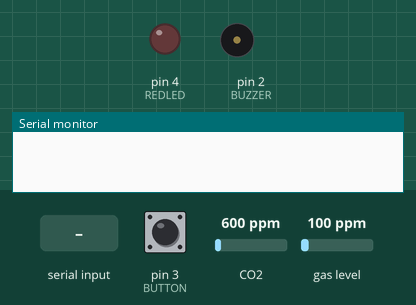
Simulated run of this sketch. Board: Arduino Uno, built with avr-gcc and run on an emulated ATmega328P. Shown: output pins drawn as LEDs (lit = HIGH), buzzer (waves = sounding), the last lines printed to the serial monitor. Dashed ring = blinking. The inputs (shaded band) are chosen by the test bench; at power-on: pin 3 (BUTTON) LOW, CO2 600 ppm, gas level 100 ppm.

Above: at 1.2 s.
1.3 s: pin 3 (BUTTON) pulled HIGH for 0.15 s
At 1.42 s:
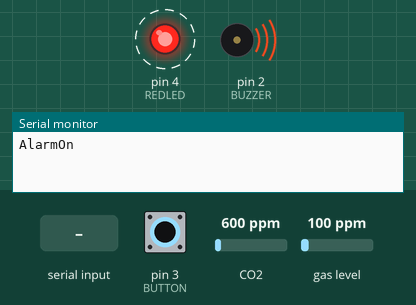
4.3 s: "R- Alarm off\n" received over Serial
At 5.4 s:
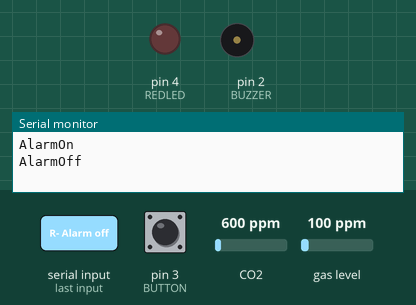
5.8 s: "killBurglar\n" received over Serial
Timing chart, 0 to 13.3 s (numbered marks = the images above; inputs shaded):
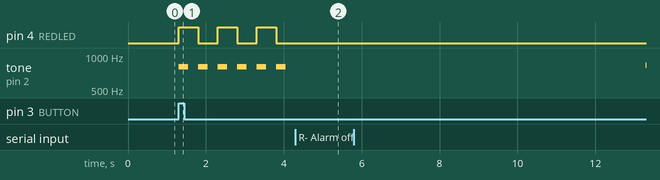

The sketch:

StudentHouse_-_Fire_Alarm.ino
```cpp
#include "Adafruit_CCS811.h"
Adafruit_CCS811 ccs;

const int REDLED = 4;
const int BUZZER = 2;
const int BUTTON = 3;
const int INTERVAL4 = 4;
const int INTERVAL10 = 10;
const int INTERVAL500 = 500;
const int INTERVAL3000 = 3000;
const int INTERVAL60000 = 6000;

unsigned long previousTTime = 0;
unsigned long previousATime = 0;
unsigned long previousMTime = 0;
unsigned long previousPTime = 0;
unsigned long previousBTime = 0;

bool isAlarmOn = false;
bool isManualAlarmOn;
bool printOnce = true;
bool printAlarmOnce = false;
bool putAlarmOn = true;
bool isBurglarAlarmOn = false;
bool isUnder1300 = true;
int lastButtonAlarmState = LOW;
int redledState = LOW;
int redledAState = LOW;
int frequency = 700;


void setup() {
  Serial.begin(9600);
  pinMode (REDLED, OUTPUT);
  pinMode (BUTTON, INPUT);
  pinMode (BUZZER, OUTPUT);
  if (!ccs.begin()) {
    Serial.println("Failed to start sensor! Check the wiring.");
  }
}

void loop() {
  unsigned long currentTime = millis();

  int CO2 = ccs.geteCO2();
  int TVOC = ccs.getTVOC();
  if (ccs.available()) {
    if (!ccs.readData()) {
    }
  }

  String line;
  if (Serial.available())
  {
    line = Serial.readStringUntil('\n'); //Read message sent from the serialport
    if (line == "R- Alarm on") {
      putAlarmOn = true;
    }
    else if (line == "R- Alarm off") {
      putAlarmOn = false;
      isBurglarAlarmOn = false;
      digitalWrite(REDLED, LOW);
      noTone(BUZZER);
      frequency = 700;
    }
    else if (line == "killBurglar") {
      isBurglarAlarmOn = true;
    }
  }

  if (putAlarmOn) { //Switch alarmstate if boolean is switched
    Alarm();
    ManualAlarm();
  } else {
    isManualAlarmOn = false;
    isAlarmOn = false;
  }

  if (isBurglarAlarmOn)  {
    if (currentTime - previousBTime > INTERVAL4) //Make Red LED blink
    {
      BurglarAlarm();
      previousBTime = currentTime;
    }
  }

  if (isManualAlarmOn == true) {
    if (currentTime - previousTTime > INTERVAL500) //Make Red LED blink
    {
      AlarmSound();
      previousTTime = currentTime;
    }
  }

  if (isAlarmOn || isManualAlarmOn) //Print message if alarm is on
  {
    if (printOnce) {
      Serial.println("AlarmOn");
      printOnce = false;
    }
  }

  if (!isManualAlarmOn && !isAlarmOn) //Print message if alarm is off
  {
    if (!printOnce) {
      if (currentTime - previousPTime > INTERVAL3000)
      {
        Serial.println("AlarmOff");
        printOnce = true;
        previousPTime = currentTime;
      }
    }
    digitalWrite(REDLED, LOW);
  }

}


void Alarm() //If sensor senses to much CO2 particles
{
  unsigned long currentTime = millis();
  int CO2 = ccs.geteCO2();
  if (CO2 >= 10000) //Execute only if CO2 levels are high
  {
    isAlarmOn = true;
    if (currentTime - previousATime > INTERVAL500) //Make Red LED blink
    {
      AlarmSound();
      previousATime = currentTime;
    }
  } else
  {
    isAlarmOn = false;
  }
}


void ManualAlarm()
{
  unsigned long currentTime = millis();
  int button2State = digitalRead(BUTTON); //Turn on alarm manually
  if (button2State != lastButtonAlarmState)
  {
    if (button2State == HIGH && !isAlarmOn)
    {
      if (currentTime - previousMTime > INTERVAL10) {
        previousMTime = currentTime;
      }
      button2State = digitalRead(BUTTON);
      if (button2State == HIGH)
      {
        isManualAlarmOn = !isManualAlarmOn;
      }
    }
    lastButtonAlarmState = button2State;
  }
}

void AlarmSound() {
  redledState = !redledState;
  digitalWrite(REDLED, redledState);
  tone(BUZZER, 1200, 250);
  tone(BUZZER,  800, 250);
}

void BurglarAlarm() {
  if (isUnder1300)
  {
    if (frequency < 1300)
    {
      frequency++;
      Serial.println(frequency);
      tone(BUZZER, frequency);
    } else {
      isUnder1300 = false;
    }
  } else {
    if (frequency > 700)
    {
      frequency--;
      Serial.println(frequency);
      tone(BUZZER, frequency);
    } else {
      isUnder1300 = true;
    }
  }
}
```

Measured:
- after the input at 1.3 s, pin 4 (REDLED): alternates HIGH for 0.50 s and LOW for 0.50 s, starting at once; tone on pin 2 (BUZZER): alternates 800 Hz for 0.25 s and silent for 0.25 s, starting at once
- after the input at 4.3 s, pin 4 (REDLED): stays LOW (without the input it goes to HIGH after 0.01 s); tone on pin 2 (BUZZER): stops changing and stays silent
- after the input at 5.8 s, tone on pin 2 (BUZZER): silent → 832 Hz after 7.5 s
